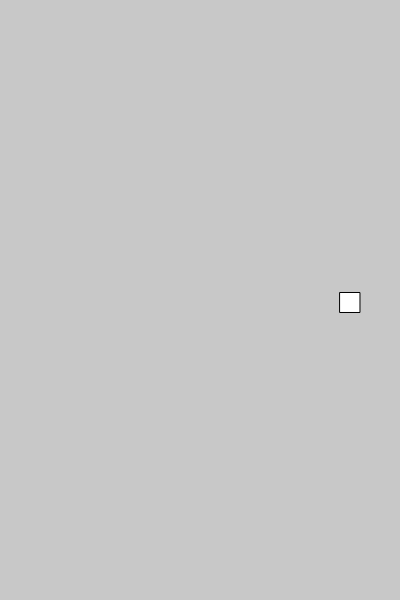
Frame 1 (no input)
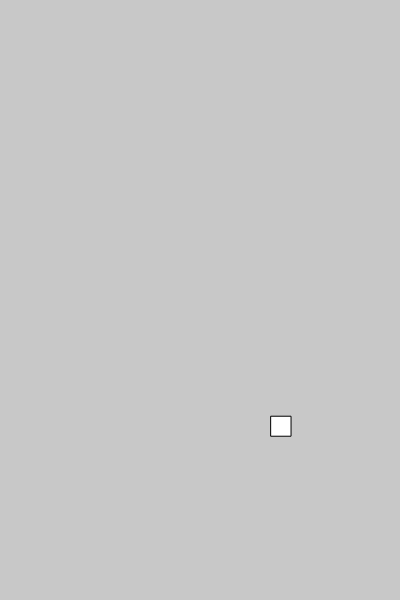
Frame 60 (no input)
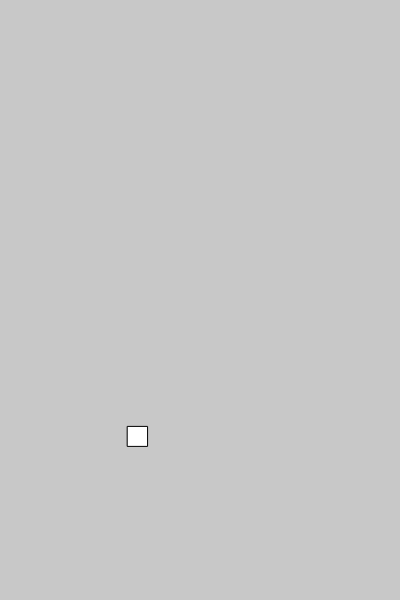
Frame 120 (the mouse pressed at the canvas centre since frame 60)

The p5.js sketch that drew these frames (run headless with seeded random() and noise() and a simulated clock; from frame 60 on, the mouse is pressed at the canvas centre):

// p5.js sketch
// ── sketch.js
function setup() {
    createCanvas(400, 600);
}


function draw() {
    background(200);
    rectMode(CENTER);
    translate(width / 2, height / 2);
    translate(p5.Vector.fromAngle(millis() / 1000, 150));
    rect(0, 0, 20, 20);

}
